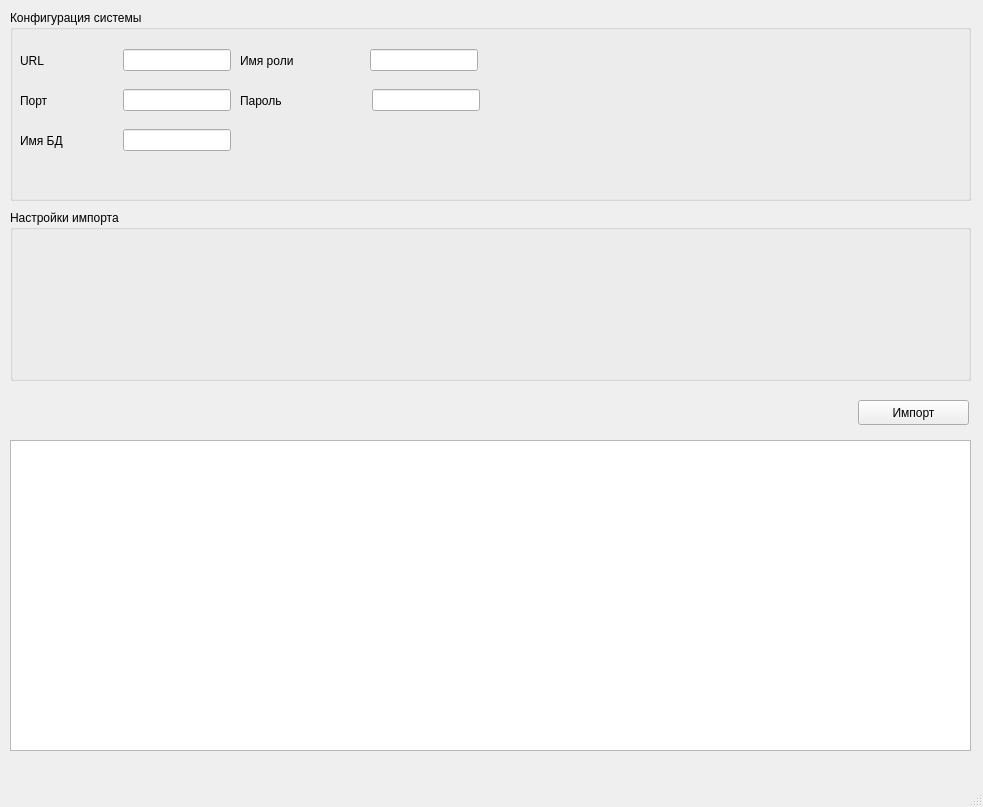
<?xml version="1.0" encoding="UTF-8"?>
<ui version="4.0">
 <class>MainWindow</class>
 <widget class="QMainWindow" name="MainWindow">
  <property name="geometry">
   <rect>
    <x>0</x>
    <y>0</y>
    <width>983</width>
    <height>807</height>
   </rect>
  </property>
  <property name="windowTitle">
   <string>Импорт ГАР</string>
  </property>
  <property name="windowOpacity">
   <double>0.000000000000000</double>
  </property>
  <widget class="QWidget" name="centralwidget">
   <widget class="QGroupBox" name="groupBox">
    <property name="geometry">
     <rect>
      <x>10</x>
      <y>10</y>
      <width>961</width>
      <height>191</height>
     </rect>
    </property>
    <property name="title">
     <string>Конфигурация системы</string>
    </property>
    <widget class="QWidget" name="horizontalLayoutWidget">
     <property name="geometry">
      <rect>
       <x>10</x>
       <y>30</y>
       <width>211</width>
       <height>41</height>
      </rect>
     </property>
     <layout class="QHBoxLayout" name="horizontalLayout">
      <item>
       <widget class="QLabel" name="label">
        <property name="text">
         <string>URL</string>
        </property>
       </widget>
      </item>
      <item>
       <widget class="QLineEdit" name="lineEdit">
        <property name="sizePolicy">
         <sizepolicy hsizetype="Fixed" vsizetype="Fixed">
          <horstretch>0</horstretch>
          <verstretch>0</verstretch>
         </sizepolicy>
        </property>
       </widget>
      </item>
     </layout>
    </widget>
    <widget class="QWidget" name="horizontalLayoutWidget_2">
     <property name="geometry">
      <rect>
       <x>10</x>
       <y>70</y>
       <width>211</width>
       <height>41</height>
      </rect>
     </property>
     <layout class="QHBoxLayout" name="horizontalLayout_2">
      <item>
       <widget class="QLabel" name="label_2">
        <property name="text">
         <string>Порт</string>
        </property>
       </widget>
      </item>
      <item>
       <widget class="QLineEdit" name="lineEdit_2">
        <property name="sizePolicy">
         <sizepolicy hsizetype="Fixed" vsizetype="Fixed">
          <horstretch>0</horstretch>
          <verstretch>0</verstretch>
         </sizepolicy>
        </property>
       </widget>
      </item>
     </layout>
    </widget>
    <widget class="QWidget" name="horizontalLayoutWidget_3">
     <property name="geometry">
      <rect>
       <x>10</x>
       <y>110</y>
       <width>211</width>
       <height>41</height>
      </rect>
     </property>
     <layout class="QHBoxLayout" name="horizontalLayout_3">
      <item>
       <widget class="QLabel" name="label_3">
        <property name="text">
         <string>Имя БД</string>
        </property>
       </widget>
      </item>
      <item>
       <widget class="QLineEdit" name="lineEdit_3">
        <property name="sizePolicy">
         <sizepolicy hsizetype="Fixed" vsizetype="Fixed">
          <horstretch>0</horstretch>
          <verstretch>0</verstretch>
         </sizepolicy>
        </property>
       </widget>
      </item>
     </layout>
    </widget>
    <widget class="QWidget" name="horizontalLayoutWidget_4">
     <property name="geometry">
      <rect>
       <x>230</x>
       <y>30</y>
       <width>238</width>
       <height>41</height>
      </rect>
     </property>
     <layout class="QHBoxLayout" name="horizontalLayout_4">
      <item>
       <widget class="QLabel" name="label_4">
        <property name="text">
         <string>Имя роли</string>
        </property>
       </widget>
      </item>
      <item>
       <widget class="QLineEdit" name="lineEdit_4">
        <property name="sizePolicy">
         <sizepolicy hsizetype="Fixed" vsizetype="Fixed">
          <horstretch>0</horstretch>
          <verstretch>0</verstretch>
         </sizepolicy>
        </property>
       </widget>
      </item>
     </layout>
    </widget>
    <widget class="QWidget" name="horizontalLayoutWidget_5">
     <property name="geometry">
      <rect>
       <x>230</x>
       <y>70</y>
       <width>240</width>
       <height>41</height>
      </rect>
     </property>
     <layout class="QHBoxLayout" name="horizontalLayout_5">
      <item>
       <widget class="QLabel" name="label_5">
        <property name="text">
         <string>Пароль</string>
        </property>
       </widget>
      </item>
      <item>
       <widget class="QLineEdit" name="lineEdit_5">
        <property name="sizePolicy">
         <sizepolicy hsizetype="Fixed" vsizetype="Fixed">
          <horstretch>0</horstretch>
          <verstretch>0</verstretch>
         </sizepolicy>
        </property>
       </widget>
      </item>
     </layout>
    </widget>
   </widget>
   <widget class="QGroupBox" name="groupBox_2">
    <property name="geometry">
     <rect>
      <x>10</x>
      <y>210</y>
      <width>961</width>
      <height>171</height>
     </rect>
    </property>
    <property name="title">
     <string>Настройки импорта</string>
    </property>
   </widget>
   <widget class="QTextBrowser" name="textBrowser">
    <property name="geometry">
     <rect>
      <x>10</x>
      <y>440</y>
      <width>961</width>
      <height>311</height>
     </rect>
    </property>
   </widget>
   <widget class="QPushButton" name="pushButton">
    <property name="geometry">
     <rect>
      <x>858</x>
      <y>400</y>
      <width>111</width>
      <height>25</height>
     </rect>
    </property>
    <property name="text">
     <string>Импорт</string>
    </property>
   </widget>
  </widget>
  <widget class="QMenuBar" name="menubar">
   <property name="geometry">
    <rect>
     <x>0</x>
     <y>0</y>
     <width>983</width>
     <height>22</height>
    </rect>
   </property>
  </widget>
  <widget class="QStatusBar" name="statusbar"/>
 </widget>
 <resources/>
 <connections/>
</ui>
